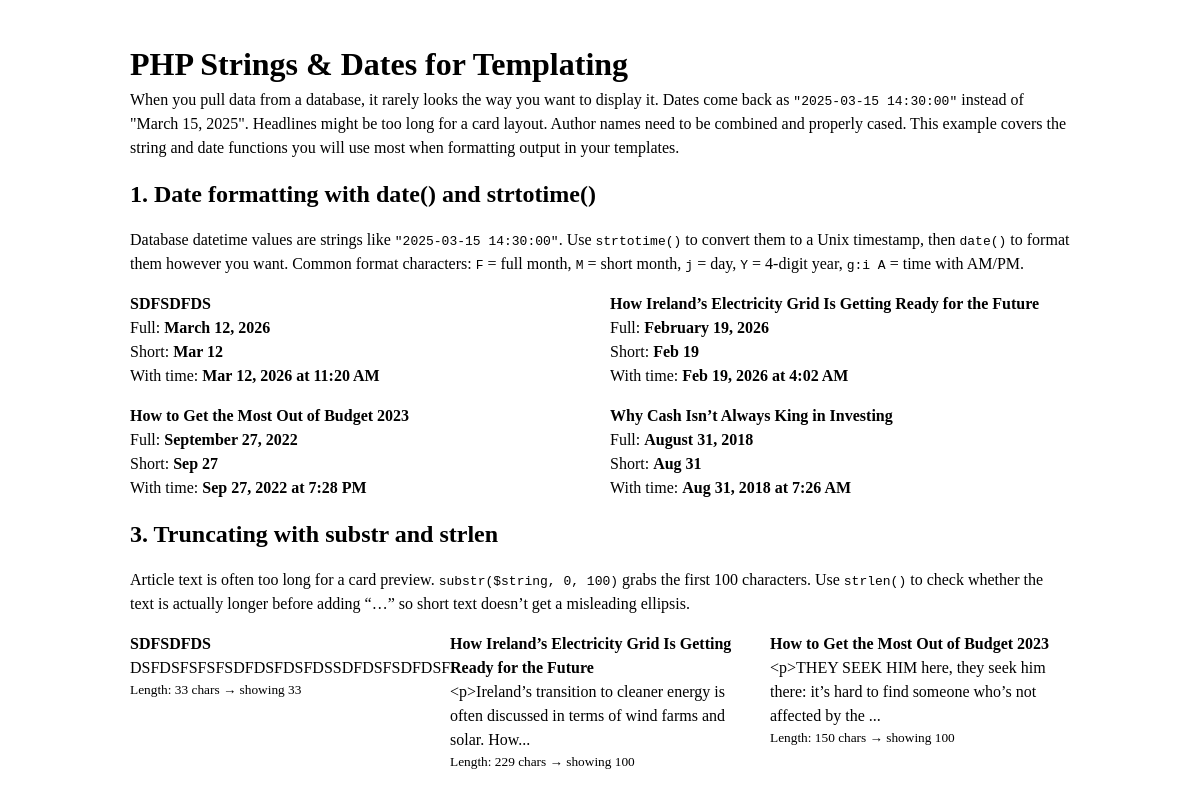
Page /examples/01-php-strings-dates.php on the earlier database version.
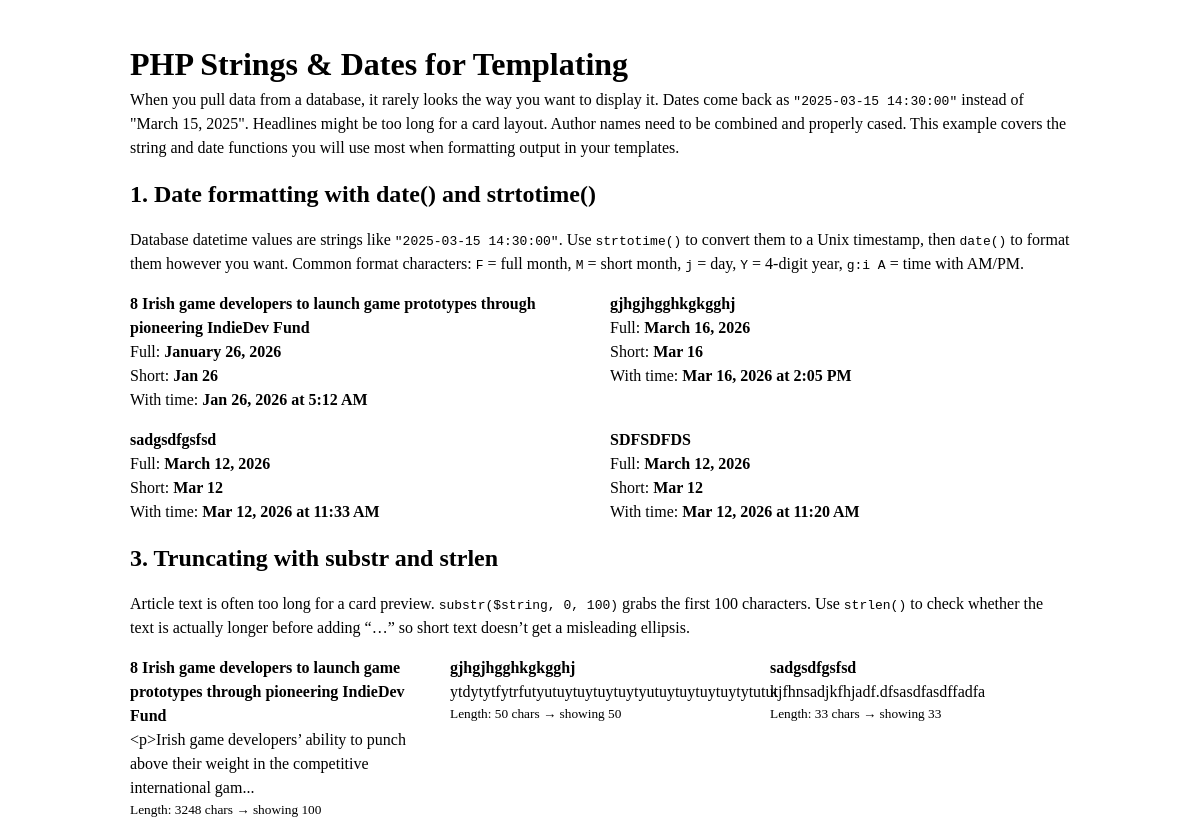
Same page on the later database version.
### tables this page shows
CREATE TABLE `stories` (
  `id` int NOT NULL,
  `headline` varchar(255) NOT NULL,
  `short_headline` varchar(255) NOT NULL,
  `subheadline` varchar(500) NOT NULL,
  `article` text NOT NULL,
  `img_url` varchar(255) NOT NULL,
  `author_id` int NOT NULL,
  `category_id` int NOT NULL,
  `location_id` int NOT NULL,
  `created_at` timestamp NOT NULL DEFAULT CURRENT_TIMESTAMP,
  `updated_at` timestamp NULL DEFAULT CURRENT_TIMESTAMP ON UPDATE CURRENT_TIMESTAMP
);

### lib/config.php (called while the page is built, shortened)
<?php
spl_autoload_register(function ($class) {
    $class_path = str_replace("\\", DIRECTORY_SEPARATOR, $class);
    $file = dirname(__DIR__) . '/classes/' . $class_path . '.php';
});
?>

### classes/DB.php (called while the page is built, shortened)
<?php
class DB {
    private function __construct() {
        $options = [
            PDO::ATTR_ERRMODE            => PDO::ERRMODE_EXCEPTION,
            PDO::ATTR_DEFAULT_FETCH_MODE => PDO::FETCH_ASSOC,
            PDO::ATTR_EMULATE_PREPARES   => false,
            PDO::MYSQL_ATTR_FOUND_ROWS   => true
        ];
    }
}

### classes/Story.php (called while the page is built, shortened)
<?php
require_once 'DB.php';
class Story
{
    public function __construct($data = null)
    {
        if ($data != null) {
            $this->headline       = $data["headline"] ?? null;
            $this->article     = $data["article"] ?? null;
            if (array_key_exists("created_at", $data)) {
                $this->created_at = $data["created_at"];
            }
        }
    }
    private static function find($sql, $params, $options = NULL)
    {
        $stories = array();
        $db = null;
        try {
            $db = DB::getInstance()->getConnection();
            if ($options != NULL && is_array($options)) {
                if (array_key_exists("order_by", $options)) {
                    $allowed_columns = array_keys(get_class_vars(self::class));
                    if (in_array($options["order_by"], $allowed_columns)) {
                        $direction = (array_key_exists("order", $options) && strtoupper($options["order"]) === "DESC") ? "DESC" : "ASC";
                        $sql .= " ORDER BY " . $options["order_by"] . " " . $direction;
                    }
                }
                if (array_key_exists("limit", $options)) {
                    $sql .= " LIMIT :limit";
                    $params["limit"] = $options["limit"];
                }
            }
            $stmt = $db->prepare($sql);
            $status = $stmt->execute($params);
            if ($stmt->rowCount() !== 0) {
                $row = $stmt->fetch(PDO::FETCH_ASSOC);
                while ($row !== FALSE) {
                    $story = new Story($row);
                    $stories[] = $story;
                    $row = $stmt->fetch(PDO::FETCH_ASSOC);
                }
            }
        } finally {
            if ($db !== null) {
                $db = null;
            }
        }
        return $stories;
    }
    public static function findAll($options = NULL)
    {
        $sql = "SELECT * FROM stories";
        $params = [];
        $stories = Story::find($sql, $params, $options);
        return $stories;
    }
}

### examples/01-php-strings-dates.php (the view, shortened to what the changed rows need)
<?php
require_once "../lib/config.php";
$stories = Story::findAll(["limit" => 9, "order_by" => "updated_at", "order" => "DESC"]);
?>
<html>
<head>
    <link rel="stylesheet" href="../css/reset.css">
    <link rel="stylesheet" href="../css/grid.css">
    <link rel="stylesheet" href="css/style.css">
</head>
<body>
    <div class="container">
        <div class="width-12">
            <h1>PHP Strings &amp; Dates for Templating</h1>
        </div>
        <div class="width-12">
            <h2>1. Date formatting with date() and strtotime()</h2>
        </div>
        <?php foreach (array_slice($stories, 0, 4) as $story) { ?>
            <div class="width-6">
                <h4><?= htmlspecialchars($story->headline) ?></h4>
                <p>
                    Full: <strong><?= date("F j, Y", strtotime($story->created_at)) ?></strong><br>
                    Short: <strong><?= date("M j", strtotime($story->created_at)) ?></strong><br>
                    With time: <strong><?= date("M j, Y \a\\t g:i A", strtotime($story->created_at)) ?></strong>
                </p>
            </div>
        <?php } ?>
        <div class="width-12">
            <h2>3. Truncating with substr and strlen</h2>
        </div>
        <?php foreach (array_slice($stories, 0, 3) as $story) { ?>
            <div class="width-4">
                <h4><?= htmlspecialchars($story->headline) ?></h4>
                <?php
                $limit = 100;
                $text = $story->article;
                if (strlen($text) > $limit) {
                    $preview = substr($text, 0, $limit) . "...";
                } else {
                    $preview = $text;
                }
                ?>
                <p><?= htmlspecialchars($preview) ?></p>
                <p><small>Length: <?= strlen($text) ?> chars &rarr; showing <?= min(strlen($text), $limit) ?></small></p>
            </div>
        <?php } ?>
    </div>
</body>
</html>

Differences in the rows shown:
no longer on this page (row unchanged): stories: headline "How Ireland’s Electricity Grid Is Getting Ready for the Future", created_at "February 19, 2026", created_at "Feb 19", created_at "Feb 19, 2026 at 4:02 AM", article "<p>Ireland’s transition to cleaner energy is often discussed in terms of wind farms and solar. How...", article "229", article "100"
no longer on this page (row unchanged): stories: headline "How to Get the Most Out of Budget 2023", created_at "September 27, 2022", created_at "Sep 27", created_at "Sep 27, 2022 at 7:28 PM", article "<p>THEY SEEK HIM here, they seek him there: it’s hard to find someone who’s not affected by the ...", article "150", article "100"
no longer on this page (row unchanged): stories: headline "Why Cash Isn’t Always King in Investing", created_at "August 31, 2018", created_at "Aug 31", created_at "Aug 31, 2018 at 7:26 AM", shown under "1. Date formatting with date() and strtotime()"
no longer on one of the page's lists (row unchanged): stories: headline "SDFSDFDS", article "DSFDSFSFSFSDFDSFDSFDSSDFDSFSDFDSF", article "33"
now on this page (row edited): stories: headline "8 Irish game developers to launch game prototypes through pioneering IndieDev Fund", created_at "January 26, 2026", created_at "Jan 26", created_at "Jan 26, 2026 at 5:12 AM", article "<p>Irish game developers’ ability to punch above their weight in the competitive international gam...", article "3248", article "100"
added stories: headline "gjhgjhgghkgkgghj", created_at "March 16, 2026", created_at "Mar 16", created_at "Mar 16, 2026 at 2:05 PM", article "ytdytytfytrfutyutuytuytuytuytyutuytuytuytuytytutut", article "50"
added stories: headline "sadgsdfgsfsd", created_at "March 12, 2026", created_at "Mar 12", created_at "Mar 12, 2026 at 11:33 AM", article "kjfhnsadjkfhjadf.dfsasdfasdffadfa", article "33"
